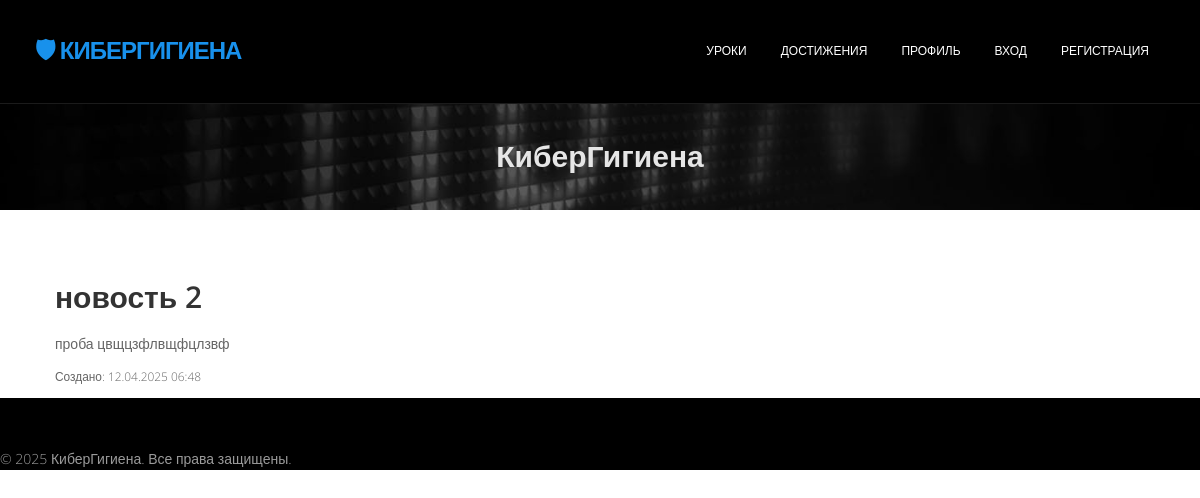
Screenshot of /news/2/ with the database file from the repository.
### kyberapp/models.py (models this page shows, shortened)
class News(models.Model):
    title = models.CharField(_('Заголовок'), max_length=255)
    content = models.TextField(_('Содержание'))
    image = models.ImageField(_('Изображение'), upload_to='news/', null=True,
                              blank=True)
    created_at = models.DateTimeField(_('Дата создания'), auto_now_add=True)
    is_published = models.BooleanField(_('Опубликована'), default=False)
    class Meta:
        verbose_name = "Новость"
        verbose_name_plural = "Новости"

### kyberapp/views.py (the view)
# urls.py: path('news/<int:pk>/', views.news_detail, name='news_detail'),
def news_detail(request, pk):
    news_item = get_object_or_404(News, pk=pk)
    return render(request, 'kyberapp/news_detail.html', {'news_item': news_item})

### kyberapp/templates/kyberapp/news_detail.html (shortened to what this page needs)
{% extends "kyberapp/base.html" %}
{% block content %}
<div class="container content">
    <h2>{{ news_item.title }}</h2>
    <p>{{ news_item.content }}</p>
    <p><small>Создано: {{ news_item.created_at|date:"d.m.Y H:i" }}</small></p>
</div>
{% endblock %}

### kyberapp/static/css/style.css (style rules this page uses)
body { font-family:'Open Sans', Arial, sans-serif; font-size:14px; font-weight:300; line-height:1.6em; color:#656565; }
h1,h2, h3, h4, h5, h6 { font-family:'Open Sans', Arial, sans-serif; font-weight: 600; line-height:1.1em; color:#333; margin-bottom: 20px; }
.container { padding:0 20px 0 20px; position:relative; }

### rows the page displays
News: title "новость 2", content "проба цвщцзфлвщфцлзвф", created_at "12.04.2025 06:48"

### other values shown
{{ year|default:2025 }} "2025"
